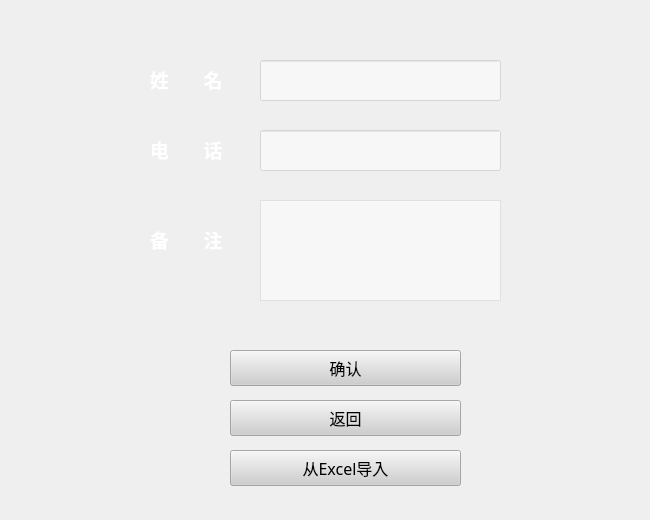
<?xml version="1.0" encoding="UTF-8"?>
<ui version="4.0">
 <class>Form</class>
 <widget class="QWidget" name="Form">
  <property name="geometry">
   <rect>
    <x>0</x>
    <y>0</y>
    <width>650</width>
    <height>520</height>
   </rect>
  </property>
  <property name="windowTitle">
   <string>Form</string>
  </property>
  <property name="styleSheet">
   <string notr="true">QWidget {
border-image:url(C:/Users/CZQ/Desktop/czq_dev/All/churuku_query/new/table-1.jpg);
}

#下面的防止背景干扰其他控件
QTextBrowser {
border-image:url();
}
QLineEdit {
border-image:url();
}
QComboBox {
border-image:url();
}
QLabel {
border-image:url();
}
QPushButton {
border-image:url();
}
QCheckBox {
border-image:url();
}
QDateEdit{
border-image:url();
}

QPlainTextEdit{
border-image:url();
}</string>
  </property>
  <widget class="QLabel" name="label_2">
   <property name="geometry">
    <rect>
     <x>150</x>
     <y>40</y>
     <width>111</width>
     <height>78</height>
    </rect>
   </property>
   <property name="font">
    <font>
     <family>微软雅黑</family>
     <pointsize>14</pointsize>
     <weight>75</weight>
     <bold>true</bold>
    </font>
   </property>
   <property name="styleSheet">
    <string notr="true">QLabel{

color:#ffffff;
}</string>
   </property>
   <property name="text">
    <string>姓       名</string>
   </property>
  </widget>
  <widget class="QLineEdit" name="lineEdit1">
   <property name="geometry">
    <rect>
     <x>260</x>
     <y>60</y>
     <width>241</width>
     <height>41</height>
    </rect>
   </property>
   <property name="styleSheet">
    <string notr="true">QLineEdit{
background-color:rgba(255,255,255,120);
color:#000000;

}</string>
   </property>
  </widget>
  <widget class="QLabel" name="label_3">
   <property name="geometry">
    <rect>
     <x>150</x>
     <y>110</y>
     <width>111</width>
     <height>78</height>
    </rect>
   </property>
   <property name="font">
    <font>
     <family>微软雅黑</family>
     <pointsize>14</pointsize>
     <weight>75</weight>
     <bold>true</bold>
    </font>
   </property>
   <property name="styleSheet">
    <string notr="true">QLabel{

color:#ffffff;
}</string>
   </property>
   <property name="text">
    <string>电       话</string>
   </property>
  </widget>
  <widget class="QLineEdit" name="lineEdit2">
   <property name="geometry">
    <rect>
     <x>260</x>
     <y>130</y>
     <width>241</width>
     <height>41</height>
    </rect>
   </property>
   <property name="styleSheet">
    <string notr="true">QLineEdit{
background-color:rgba(255,255,255,120);
color:#000000;

}</string>
   </property>
  </widget>
  <widget class="QLabel" name="label_4">
   <property name="geometry">
    <rect>
     <x>150</x>
     <y>200</y>
     <width>111</width>
     <height>78</height>
    </rect>
   </property>
   <property name="font">
    <font>
     <family>微软雅黑</family>
     <pointsize>14</pointsize>
     <weight>75</weight>
     <bold>true</bold>
    </font>
   </property>
   <property name="styleSheet">
    <string notr="true">QLabel{

color:#ffffff;
}</string>
   </property>
   <property name="text">
    <string>备       注</string>
   </property>
  </widget>
  <widget class="QPlainTextEdit" name="plainTextEdit">
   <property name="geometry">
    <rect>
     <x>260</x>
     <y>200</y>
     <width>241</width>
     <height>101</height>
    </rect>
   </property>
   <property name="styleSheet">
    <string notr="true">QPlainTextEdit{
background-color:rgba(255,255,255,120);
color:#000000;

}</string>
   </property>
  </widget>
  <widget class="QPushButton" name="pushButton1">
   <property name="geometry">
    <rect>
     <x>230</x>
     <y>350</y>
     <width>231</width>
     <height>36</height>
    </rect>
   </property>
   <property name="font">
    <font>
     <family>微软雅黑</family>
     <pointsize>12</pointsize>
    </font>
   </property>
   <property name="styleSheet">
    <string notr="true">QPushButton{
background-color:rgba(206,206,206,200);
color:#000000;
}</string>
   </property>
   <property name="text">
    <string>确认</string>
   </property>
  </widget>
  <widget class="QPushButton" name="pushButton2">
   <property name="geometry">
    <rect>
     <x>230</x>
     <y>400</y>
     <width>231</width>
     <height>36</height>
    </rect>
   </property>
   <property name="font">
    <font>
     <family>微软雅黑</family>
     <pointsize>12</pointsize>
    </font>
   </property>
   <property name="styleSheet">
    <string notr="true">QPushButton{
background-color:rgba(206,206,206,200);
color:#000000;
}</string>
   </property>
   <property name="text">
    <string>返回</string>
   </property>
  </widget>
  <widget class="QPushButton" name="pushButton3">
   <property name="geometry">
    <rect>
     <x>230</x>
     <y>450</y>
     <width>231</width>
     <height>36</height>
    </rect>
   </property>
   <property name="font">
    <font>
     <family>微软雅黑</family>
     <pointsize>12</pointsize>
    </font>
   </property>
   <property name="styleSheet">
    <string notr="true">QPushButton{
background-color:rgba(206,206,206,200);
color:#000000;
}</string>
   </property>
   <property name="text">
    <string>从Excel导入</string>
   </property>
  </widget>
 </widget>
 <resources/>
 <connections/>
</ui>
